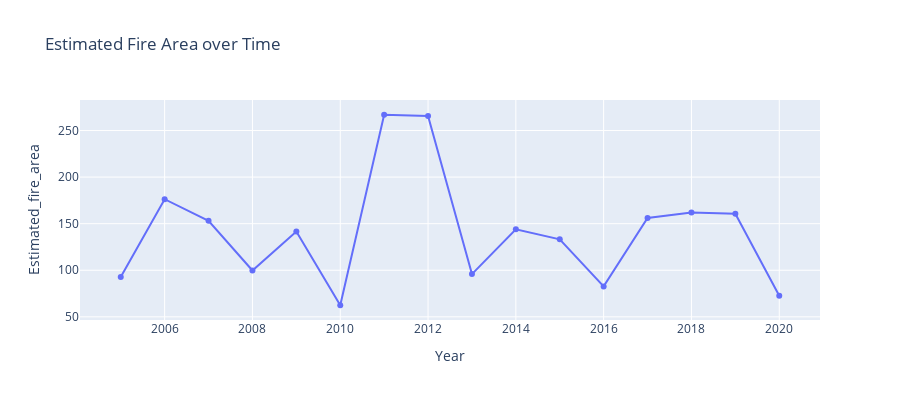

Notebook source saved alongside this figure:
### Code cell
fig = px.line(df_new, x='Year', y='Estimated_fire_area', title='Estimated Fire Area over Time',markers=True, width=900, height=400)
fig.show()

### Figure 1 — Plotly figure (JSON) as saved in the notebook; plotly's stock layout.template omitted (floating-point values rounded to 4 significant figures)
{"data": [{"hovertemplate": "Year=%{x}<br>Estimated_fire_area=%{y}<extra></extra>", "legendgroup": "", "line": {"color": "#636efa", "dash": "solid"}, "marker": {"symbol": "circle"}, "mode": "lines+markers", "name": "", "orientation": "v", "showlegend": false, "type": "scatter", "x": [2005, 2006, 2007, 2008, 2009, 2010, 2011, 2012, 2013, 2014, 2015, 2016, 2017, 2018, 2019, 2020], "xaxis": "x", "y": [92.77, 176.3, 153.1, 99.76, 141.6, 62.43, 266.9, 265.5, 95.9, 144.0, 133.2, 82.67, 156.1, 162.0, 160.6, 72.67], "yaxis": "y"}], "layout": {"height": 400, "legend": {"tracegroupgap": 0}, "title": {"text": "Estimated Fire Area over Time"}, "width": 900, "xaxis": {"anchor": "y", "autorange": true, "domain": [0, 1], "range": [2004.0, 2021.0], "title": {"text": "Year"}, "type": "linear"}, "yaxis": {"anchor": "x", "autorange": true, "domain": [0, 1], "range": [46.6, 282.8], "title": {"text": "Estimated_fire_area"}, "type": "linear"}}}
